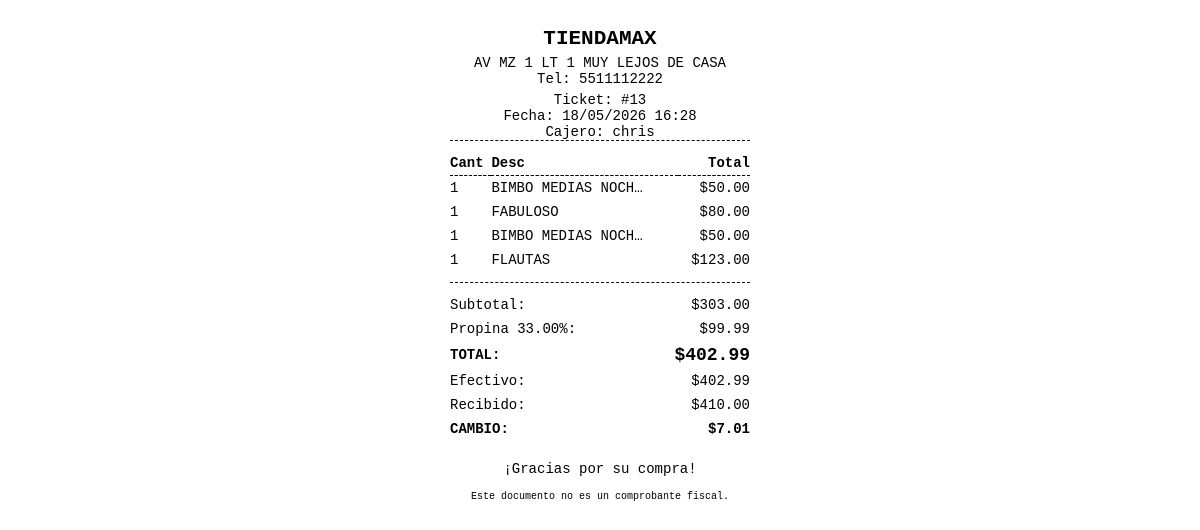
The page /ventas/ticket/13/ (signed in) on the database its author committed.
### configuraciones/models.py (models this page shows, shortened)
class ConfiguracionSistema(models.Model):
    nombre_negocio = models.CharField(max_length=100, default="Mi Negocio")
    ubicacion = models.CharField(max_length=255, blank=True, null=True, help_text="Dirección que aparecerá en el ticket")
    telefono = models.CharField(max_length=20, blank=True, null=True)
    class Meta:
        verbose_name = "Configuración del Sistema"
        permissions = [
            ("acceder_ventas", "Módulo de Ventas: Acceso al Punto de Venta y Cobro"),
            ("acceder_inventario", "Módulo de Inventario: Gestión de Productos y Categorías"),
            ("acceder_restaurante", "Módulo de Restaurante: Comandas y cocina"),
            ("acceder_configuraciones", "Módulo de Sistema: Usuarios, Roles y Preferencias"),
            ("operar_pos", "Ventas: Operar POS y cobrar"),
            ("abrir_cerrar_caja", "Ventas: Abrir y cerrar caja"),
            ("cancelar_ventas", "Ventas: Cancelar tickets"),
            ("ver_historial_ventas", "Ventas: Ver historial y reimprimir tickets"),
            ("ver_estadisticas", "Ventas: Ver estadísticas"),
            ("ver_turnos", "Ventas: Ver turnos y cortes"),
            ("ver_inventario", "Inventario: Ver productos y movimientos"),
            ("editar_productos", "Inventario: Crear y editar productos/categorías"),
            ("ajustar_stock", "Inventario: Ajustar stock y registrar entradas"),
            ("editar_precios", "Inventario: Editar precios"),
            ("importar_exportar_inventario", "Inventario: Importar y exportar catálogo"),
            ("imprimir_etiquetas", "Inventario: Imprimir etiquetas"),
            ("operar_restaurante", "Restaurante: Abrir comandas, enviar a cocina y cobrar"),
            ("operar_kds", "Restaurante: Operar pantalla de cocina"),
            ("configurar_restaurante", "Restaurante: Configurar mesas y estaciones"),
            ("gestionar_usuarios", "Sistema: Gestionar usuarios"),
            ("gestionar_roles", "Sistema: Gestionar roles"),
            ("gestionar_tiendas", "Sistema: Gestionar tiendas y cajas"),
            ("editar_preferencias", "Sistema: Editar preferencias"),
        ]

### ventas/models.py (models this page shows, shortened)
class Venta(models.Model):
    METODOS_PAGO = [
        ('EFE', 'Efectivo'),
        ('TAR', 'Tarjeta'),
        ('TRA', 'Transferencia'),
        ('MIX', 'Mixto'),
    ]
    ESTADOS = [
        ('ACTIVA', 'Activa'),
        ('CANCELADA', 'Cancelada'),
    ]
    sesion = models.ForeignKey(SesionCaja, on_delete=models.SET_NULL, null=True, blank=True)
    tienda = models.ForeignKey('configuraciones.Tienda', on_delete=models.PROTECT, null=True, blank=True)
    fecha = models.DateTimeField(auto_now_add=True)
    cajero = models.ForeignKey(User, on_delete=models.SET_NULL, null=True)
    subtotal = models.DecimalField(max_digits=10, decimal_places=2, default=0.00)
    propina = models.DecimalField(max_digits=10, decimal_places=2, default=0.00)
    porcentaje_propina = models.DecimalField(max_digits=5, decimal_places=2, default=0.00)
    total = models.DecimalField(max_digits=10, decimal_places=2, default=0.00)
    metodo_pago = models.CharField(max_length=3, choices=METODOS_PAGO, default='EFE')
    pago_recibido = models.DecimalField(max_digits=10, decimal_places=2, default=0.00)
    cambio = models.DecimalField(max_digits=10, decimal_places=2, default=0.00)
    estado = models.CharField(max_length=12, choices=ESTADOS, default='ACTIVA')
    motivo_cancelacion = models.TextField(blank=True, null=True)
    fecha_cancelacion = models.DateTimeField(blank=True, null=True)
    cancelado_por = models.ForeignKey(User, on_delete=models.SET_NULL, null=True, blank=True, related_name='ventas_canceladas')

class DetalleVenta(models.Model):
    venta = models.ForeignKey(Venta, on_delete=models.CASCADE, related_name='detalles')
    producto = models.ForeignKey(Producto, on_delete=models.PROTECT)
    cantidad = models.PositiveIntegerField()
    precio_unitario = models.DecimalField(max_digits=10, decimal_places=2)
    def subtotal(self):
        return self.cantidad * self.precio_unitario

class PagoVenta(models.Model):
    METODOS_PAGO = [
        ('EFE', 'Efectivo'),
        ('TAR', 'Tarjeta'),
        ('TRA', 'Transferencia'),
    ]
    venta = models.ForeignKey(Venta, on_delete=models.CASCADE, related_name='pagos')
    metodo_pago = models.CharField(max_length=3, choices=METODOS_PAGO)
    monto = models.DecimalField(max_digits=10, decimal_places=2)
    creado_en = models.DateTimeField(auto_now_add=True)
    class Meta:
        ordering = ['id']

### inventario/models.py (models this page shows, shortened)
class Producto(models.Model):
    codigo_barras = models.CharField(max_length=50, unique=True)
    nombre = models.CharField(max_length=200)
    categoria = models.ForeignKey(Categoria, on_delete=models.SET_NULL, null=True, related_name='productos')
    stock = models.IntegerField(default=0)
    stock_minimo = models.PositiveIntegerField(default=5)
    activo = models.BooleanField(default=True)
    class Meta:
        constraints = [
            models.CheckConstraint(condition=models.Q(stock__gte=0), name='producto_stock_no_negativo'),
            models.CheckConstraint(condition=models.Q(stock_minimo__gte=0), name='producto_stock_minimo_no_negativo'),
        ]

### ventas/views/ventas.py (the view)
# urls.py: path('ticket/<int:venta_id>/', views.imprimir_ticket, name='imprimir_ticket'),
@login_required
@any_permission_required([OPERAR_POS_PERMISSION, VER_HISTORIAL_VENTAS_PERMISSION], login_url='portal_principal')
def imprimir_ticket(request, venta_id):
    tienda_actual = get_tienda_actual(request)
    venta = get_object_or_404(Venta.objects.prefetch_related('pagos').filter(Q(tienda=tienda_actual) | Q(tienda__isnull=True)), id=venta_id)
    detalles = DetalleVenta.objects.filter(venta=venta)
    config = ConfiguracionSistema.objects.first()
    return render(request, 'ventas/ticket.html', {
        'venta': venta,
        'detalles': detalles,
        'config': config,
    })

### configuraciones/utils.py (called while the page is built)
def get_tienda_principal():
    tienda, _ = Tienda.objects.get_or_create(
        codigo='PRINCIPAL',
        defaults={
            'nombre': 'Sucursal Principal',
            'direccion': '',
            'telefono': '',
            'activa': True,
        },
    )
    PuntoVenta.objects.get_or_create(
        tienda=tienda,
        codigo='CAJA-1',
        defaults={'nombre': 'Caja 1', 'activo': True},
    )
    return tienda

def get_perfil_usuario(user):
    tienda = get_tienda_principal()
    punto_venta = PuntoVenta.objects.filter(tienda=tienda, activo=True).order_by('id').first()
    perfil, _ = PerfilUsuario.objects.get_or_create(
        usuario=user,
        defaults={
            'tienda': tienda,
            'punto_venta': punto_venta,
            'puede_ver_todas_las_tiendas': bool(user.is_superuser),
        },
    )
    if perfil.punto_venta is None:
        perfil.punto_venta = PuntoVenta.objects.filter(tienda=perfil.tienda, activo=True).order_by('id').first()
        perfil.save(update_fields=['punto_venta'])
    return perfil

def get_tienda_actual(request):
    return get_perfil_usuario(request.user).tienda

### core/permissions.py (called while the page is built)
def any_permission_required(perms, login_url=None):
    def check(user):
        return user.is_authenticated and (
            user.is_superuser or any(user.has_perm(permission) for permission in perms)
        )
    return user_passes_test(check, login_url=login_url)

### ventas/templates/ventas/ticket.html (shortened to what this page needs)
<!DOCTYPE html>
<html lang="es">
<head>
</head>
<body onload="window.print();">
    <div class="text-center">
        <h2 style="margin-bottom: 5px; text-transform: uppercase;">{{ config.nombre_negocio|default:"MI NEGOCIO" }}</h2>
        {% if config.ubicacion %}
            <p style="margin: 0;">{{ config.ubicacion }}</p>
        {% endif %}
        {% if config.telefono %}
            <p style="margin: 0;">Tel: {{ config.telefono }}</p>
        {% endif %}
        <p style="margin: 5px 0;" class="border-bottom pb-2">
            Ticket: #{{ venta.id }} <br>
            Fecha: {{ venta.fecha|date:"d/m/Y H:i" }} <br>
            Cajero: {{ venta.cajero.username|default:"Admin" }}
        </p>
    </div>
    <table>
        <thead>
            <tr class="border-bottom">
                <th class="text-left">Cant</th>
                <th class="text-left">Desc</th>
                <th class="text-right">Total</th>
            </tr>
        </thead>
        <tbody>
            {% for item in detalles %}
            <tr>
                <td class="text-left" style="vertical-align: top;">{{ item.cantidad }}</td>
                <td class="text-left">{{ item.producto.nombre|truncatechars:18 }}</td>
                <td class="text-right">${{ item.subtotal|floatformat:2 }}</td>
            </tr>
            {% endfor %}
        </tbody>
    </table>
    <div class="border-top" style="margin-top: 10px; padding-top: 10px;">
        <table style="width: 100%; margin-top: 0;">
            {% if venta.propina > 0 %}
            <tr>
                <td class="text-left">Subtotal:</td>
                <td class="text-right">${{ venta.subtotal|floatformat:2 }}</td>
            </tr>
            <tr>
                <td class="text-left">Propina {{ venta.porcentaje_propina|floatformat:2 }}%:</td>
                <td class="text-right">${{ venta.propina|floatformat:2 }}</td>
            </tr>
            {% endif %}
            <tr>
                <td class="text-left bold">TOTAL:</td>
                <td class="text-right bold" style="font-size: 18px;">${{ venta.total|floatformat:2 }}</td>
            </tr>
            {% for pago in venta.pagos.all %}
            <tr>
                <td class="text-left">{{ pago.get_metodo_pago_display }}:</td>
                <td class="text-right">${{ pago.monto|floatformat:2 }}</td>
            </tr>
            {% empty %}
            <tr>
                <td class="text-left">{{ venta.get_metodo_pago_display }}:</td>
                <td class="text-right">${{ venta.total|floatformat:2 }}</td>
            </tr>
            {% endfor %}
            {% if venta.pago_recibido > venta.total %}
            <tr>
                <td class="text-left">Recibido:</td>
                <td class="text-right">${{ venta.pago_recibido|floatformat:2 }}</td>
            </tr>
            {% endif %}
            <tr>
                <td class="text-left bold">CAMBIO:</td>
                <td class="text-right bold">${{ venta.cambio|floatformat:2 }}</td>
            </tr>
        </table>
    </div>
    <div class="text-center" style="margin-top: 20px;">
        <p>¡Gracias por su compra!</p>
        <p style="font-size: 10px; margin-top: 10px;">Este documento no es un comprobante fiscal.</p>
    </div>
</body>
</html>

### ventas/templates/ventas/ticket.html (style rules this page uses)
body { font-family: 'Courier New', Courier, monospace; font-size: 14px; width: 300px; margin: 0 auto; color: black; padding: 10px; }
.text-center { text-align: center; }
.text-right { text-align: right; }
.text-left { text-align: left; }
.bold { font-weight: bold; }
table { width: 100%; border-collapse: collapse; margin-top: 10px; }
th, td { padding: 4px 0; }
.border-top { border-top: 1px dashed black; }
.border-bottom { border-bottom: 1px dashed black; }

### rows shown on the page
ConfiguracionSistema: nombre_negocio "TIENDAMAX", ubicacion "AV MZ 1 LT 1 MUY LEJOS DE CASA", telefono "5511112222"
Venta: id "13", fecha "18/05/2026 16:28", cajero.username "chris", subtotal "303.00", porcentaje_propina "33.00", propina "99.99", total "402.99", pago_recibido "410.00", cambio "7.01"
DetalleVenta: cantidad "1", producto.nombre "BIMBO MEDIAS NOCH…", subtotal "50.00"
DetalleVenta: cantidad "1", producto.nombre "FABULOSO", subtotal "80.00"
DetalleVenta: cantidad "1", producto.nombre "BIMBO MEDIAS NOCH…", subtotal "50.00"
DetalleVenta: cantidad "1", producto.nombre "FLAUTAS", subtotal "123.00"
PagoVenta: metodo_pago "Efectivo", monto "402.99"
